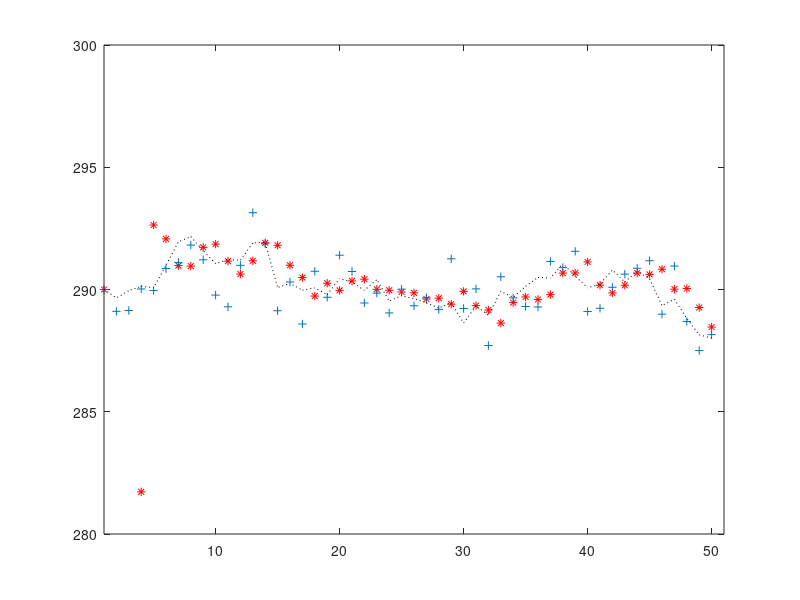

The MATLAB source for this figure:
clear;clc

M1=10;
M2=20;
m1=0.947;
cp1=4.18;
m2=1.25;
cp2=1.9;
k=1/(1/0.85+1/1.7);
k=0.6;
s=11.511;

dt=1;
N=50;

%====================================================================
A=[1-(m1*cp1+k*s)*dt/(M1*cp1)  k*s*dt/(M1*cp1)
      k*s*dt/(M2*cp2)     1-(m2*cp2+k*s)*dt/(M2*cp2)];
  
B=[m1*cp1*dt/(M1*cp1)   0
      0    m2*cp2*dt/(M2*cp2)];
  
x(:,1)=[305
      330];
u=[290
   350];

H=[1 0
   0 1];

I=[1 0
   0 1];  
 
O = zeros(2,2);

%==========================================================================
%get the state matrix
%[Uw_k      1      0                         0                     0                            0  0  0  0
% Ub_k   =  0      1                         0                     0                            0  0  0  0
% Tow_k     m1*cp1 0                   1-(m1*cp1+k*s)*dt/(M1*cp1)  k*s*dt/(M1*cp1)              0  0  0  0
% Tob_k     0      m2*cp2*dt/(M2*cp2)  k*s*dt/(M2*cp2)             1-(m2*cp2+k*s)*dt/(M2*cp2)   0  0  0  0
% beta_wk   0      0                         0                     0                            1  0  0  0
% beta_bk   0      0                         0                     0                            0  1  0  0
% beta_o1k  0      0                         0                     0                            0  0  1  0
% beta_02k  0      0                         0                     0                            0  0  0  1
%]

A_star=[1      0                         0                     0                            0  0  0  0;
        0      1                         0                     0                            0  0  0  0;
        m1*cp1 0                   1-(m1*cp1+k*s)*dt/(M1*cp1)  k*s*dt/(M1*cp1)              0  0  0  0;
        0      m2*cp2*dt/(M2*cp2)  k*s*dt/(M2*cp2)             1-(m2*cp2+k*s)*dt/(M2*cp2)   0  0  0  0;
        0      0                         0                     0                            1  0  0  0;
        0      0                         0                     0                            0  1  0  0;
        0      0                         0                     0                            0  0  1  0;
        0      0                         0                     0                            0  0  0  1
        ];

    
    
%=================================================================    
Active_GE_pos=zeros(1,4);                                   
%chose which instrrument has the active gross error         

%----------|
pos=[];   %|
%----------|

if (~isempty(pos))
    for j=1:length(pos)
       Active_GE_pos(j)=1; 
    end  
end
%=================================================================

H_star=[eye(4),diag(Active_GE_pos)];%this means no gross error.


Q_state=0.1*eye(4);%where [290,350,305,330] is the true value

w_state=sqrt(Q_state)*randn(4,N);

RY=0.5*eye(4);
V=sqrt(RY)*randn(4,N);
%===========get the random walk data=======================
%w_betat~N(0,Q_beta)
%suppose that N=50 and the covariance is supposed 3sigma~10sigma gross
%error

%-----------------
Q_beta=5*Q_state;
w_beta=sqrt(Q_beta)*randn(4,N);
%-----------------
W=[w_state;w_beta];
%-----------------
X_state=zeros(8,N);
Y_measure=zeros(4,N);
%the initial value
Tin_1=290;
Tin_2=350;
To_1=305;
To_2=330;
beta_in1=5;
beta_in2=5;
beta_ot1=5;
beta_ot2=5;

X_state(:,1)=[Tin_1; Tin_2; To_1; To_2; beta_in1; beta_in2; beta_ot1; beta_ot2];
Y_measure(:,1)=[Tin_1; Tin_2;To_1; To_2];

%get the measure of every sample time.
for i=2:N
    X_state(:,i)=A_star*X_state(:,i-1)+W(i-1);
    Y_measure(:,i)=H_star*X_state(:,i)+V(i);
end


%|-------------------------------------------------|
%|Y_measure also should be -betas(the static gross)|
%|Y_mea_mins_staG                                  |
%|-------------------------------------------------|


%===========================================================================
%the process of Kalman Filter.

M_a=diag(Active_GE_pos);
%============================
Kerr=100;                     %=actually I dont know how to choose the Kerr
%============================
RY_a=(Kerr-1)*M_a*RY+RY;

X_star=zeros(8,N);
K_a=zeros(8,4*(N+1));

I_p=eye(8);
Q_a=diag([diag(Q_state)',diag(Q_beta)']);

X_star(:,1)=X_state(:,1);
P_t_min_1=eye(8);
%==========================================================================
%the main part of kalman filter!
for t=2:N
    %start from the 2nd
    
    
    S_t=H_star*(A_star*P_t_min_1*A_star'+Q_a)*H_star'+RY_a;
   
    K_a(:,4*t-3:4*t  )=(A_star*P_t_min_1*A_star'+Q_a)*H_star'*inv(S_t);
    
    X_star(:,t)=A_star*X_star(:,t-1)+K_a(:,4*t-3:4*t )*(Y_measure(:,t-1)-H_star*A_star*X_star(:,t-1));
    P_t=(I_p-K_a(:,4*t-3:4*t  )*H_star)*(A_star*P_t_min_1*A_star'+Q_a)
    
    P_t_min_1=P_t;
    P_t_min_1
    
end
    %=================================================
    K_a(:,4*N+1:4*(N+1))=(A_star*P_t_min_1*A_star'+Q_a)*H_star'*inv(S_t);
%==========================================================================
%show the figure after Kalman Filter.
plot(X_star(1,:),'*r')
hold on 
plot(Y_measure(1,:),'+')
hold on
plot(X_state(1,:),'k:')
hold off
axis([1,51,280,300])

%===========================================================================
%after get the //STANDARD RESIDUAL ERROR//  


%---------------------|
beta_s=0 ;           %| it also should be a matrix(4,1)
%---------------------|

delta_Rt=zeros(4,N);
Sigma_rt=zeros(4,4*N);
Z=zeros(4,N);
for t=1:N
    delta_Rt(:,t)=Y_measure(:,t)-beta_s-H_star*X_star(:,t);
    
%============================================================================ 
K_a(:,4*t+1:4*(t+1));
    %get the covriance matrix of delta_Rt
    K_R=eye(4)-H_star*K_a(:,4*t+1:4*(t+1));
    K_Q=H_star*(eye(8)-K_a(:,4*t+1:4*(t+1))*H_star);
    Sigma_rt(:,4*t-3:4*t)= K_R*RY_a*K_R'+K_Q*(A_star*P_t_min_1*A_star'+Q_a)*K_Q';
    Z(:,t)=inv(Sigma_rt(:,4*t-3:4*t)^0.5)*delta_Rt(:,t);
end
